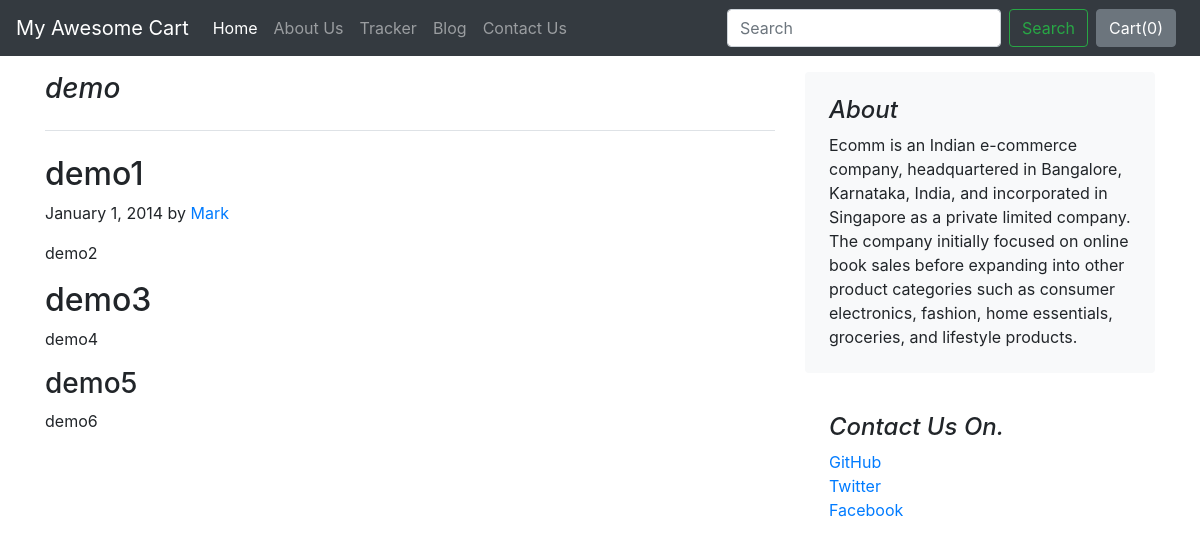
The app's page /blog/blogpost/2 with its own data.
### blog/models.py (models this page shows)
class Blogpost(models.Model):
	post_id = models.AutoField(primary_key=True)
	title = models.CharField(max_length=50)
	head0 = models.CharField(max_length=500, default="")
	chead0 = models.CharField(max_length=5000, default="")
	head1 = models.CharField(max_length=500, default="")
	chead1 = models.CharField(max_length=5000, default="")
	head2 = models.CharField(max_length=500, default="")
	chead2 = models.CharField(max_length=5000, default="")
	pub_date = models.DateField()
	thumbnail = models.ImageField(upload_to="shop/images", default="")
	def __str__(self):
		return self.title

### blog/views.py (the view)
# urls.py: path('blogpost/<int:id>', views.blogpost, name="BlogPost")
def blogpost(request, id):
	post = Blogpost.objects.filter(post_id=id)[0]
	print(post)
	params = {'post':post}
	return render(request, 'blog/blogpost.html',params)

### blog/templates/blog/blogpost.html (shortened to what this page needs)
{% extends 'blog/basic.html' %}
{% block body %}
<div class="container">
<div class="row mt-3">
    <div class="col-md-8 blog-main">
      <h3 class="pb-4 mb-4 font-italic border-bottom">
        {{post.title}}
      </h3>
      <div class="blog-post">
        <h2 class="blog-post-title">{{post.head0}}</h2>
        <p class="blog-post-meta">January 1, 2014 by <a href="#">Mark</a></p>
        <p>{{post.chead0}}</p>
        <h2>{{post.head1}}</h2>
        <p>{{post.chead1}}</p>
        <h3>{{post.head2}}</h3>
        <p>{{post.chead2}}</p>
        <br>
      </div>
    </div>
    <aside class="col-md-4 blog-sidebar">
      <div class="p-4 mb-3 bg-light rounded">
        <h4 class="font-italic">About</h4>
        <p class="mb-0">Ecomm is an Indian e-commerce company, headquartered in Bangalore, Karnataka, India, and incorporated in Singapore as a private limited company. The company initially focused on online book sales before expanding into other product categories such as consumer electronics, fashion, home essentials, groceries, and lifestyle products.</p>
      </div>
      <div class="p-4">
        <h4 class="font-italic">Contact Us On.</h4>
        <ol class="list-unstyled">
          <li><a href="#">GitHub</a></li>
          <li><a href="#">Twitter</a></li>
          <li><a href="#">Facebook</a></li>
        </ol>
      </div>
    </aside>
  </div>
</div>
{% endblock %}

### records on screen
Blogpost: title "demo", head0 "demo1", chead0 "demo2", head1 "demo3", chead1 "demo4", head2 "demo5", chead2 "demo6"
